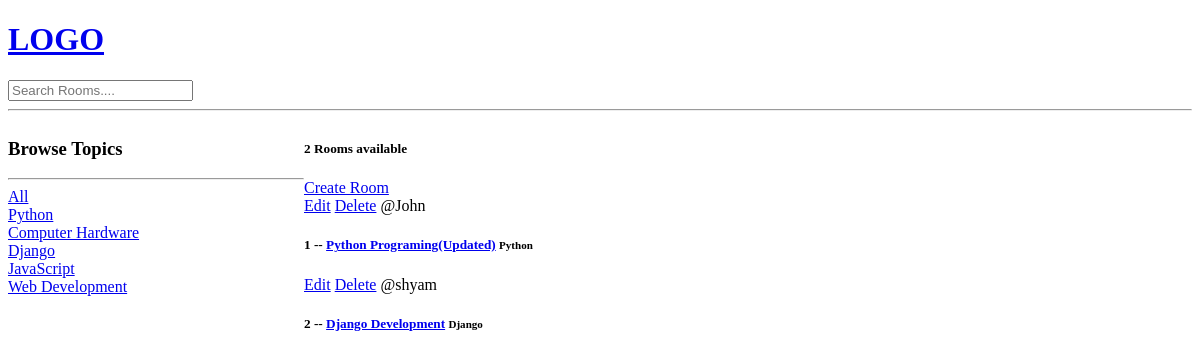
Before: / with the older database file.
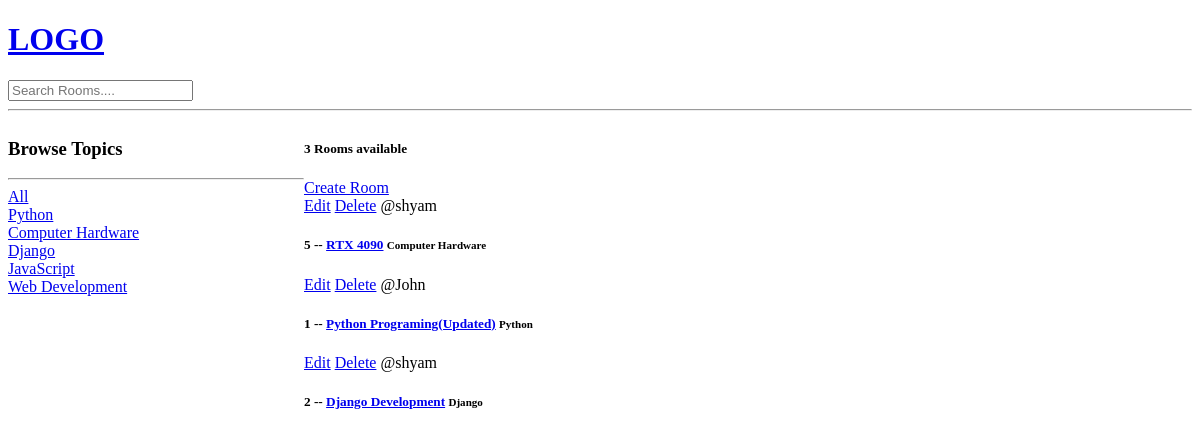
After: the same page with the newer database file.
### base/models.py (models this page shows, shortened)
class Topic(models.Model):
    name = models.CharField(max_length=128)

class Room(models.Model):
    host = models.ForeignKey(User,on_delete=models.CASCADE,null=True)
    topic = models.ForeignKey(Topic,on_delete=models.SET_NULL,null=True)
    name = models.CharField(max_length=256)
    description = models.TextField(null=True , blank= True)
    updated = models.DateTimeField(auto_now=True)
    created = models.DateTimeField(auto_now_add=True)
    class Meta:
        ordering = ['-updated','-created']

### base/views.py (the view)
# urls.py: path('',views.home,name="home"),
def home(request):
    q = request.GET.get('q') if request.GET.get('q') != None else ''
    rooms = Room.objects.filter(
        Q(topic__name__icontains=q) |
        Q(name__icontains=q) |
        Q(description__icontains=q)
        )
    Topics =Topic.objects.all()
    room_count = rooms.count()
    context = {'rooms':rooms,'Topics':Topics,'room_count':room_count}
    return render (request, 'base/home.html',context)

### templates/base/home.html (shortened to what this page needs)
{% extends 'main.html' %}
{% block  content %}
<div class = "home-container">
    <div>
        <h3>Browse Topics</h3>
        <hr>
        <div>
            <a href = {% url 'home' %}>All</a>
        </div>
        {% for Topic in Topics  %}
            <div>
                <a href = {% url 'home' %}?q={{Topic.name}}> {{Topic.name}}</a>
            </div>
        {% endfor %}
    </div>
    <div>
        <h5> {{room_count}} Rooms available</h5>
        <a href={% url 'create-room' %}>Create Room</a>
        <div>
            {%for room in rooms%}
                <div>
                    <a href = "{% url 'update-room' room.id %}">Edit</a>
                    <a href = "{% url 'delete-room' room.id %}">Delete</a>
                    <span>@{{room.host.username}}</span>
                    <h5>
                        {{room.id}} -- <a href='{% url 'room' room.id %}'> {{room.name}}</a>
                        <small>{{room.topic.name}}</small>
                    </h5>
                </div>
            {% endfor %}
        </div>
    </div>
</div>
{% endblock content %}

Changed rows visible on the page:
added Room: host.username "shyam", id "5", name "RTX 4090", topic.name "Computer Hardware"
Other visible differences:
{{ room_count }}: "2" → "3"
